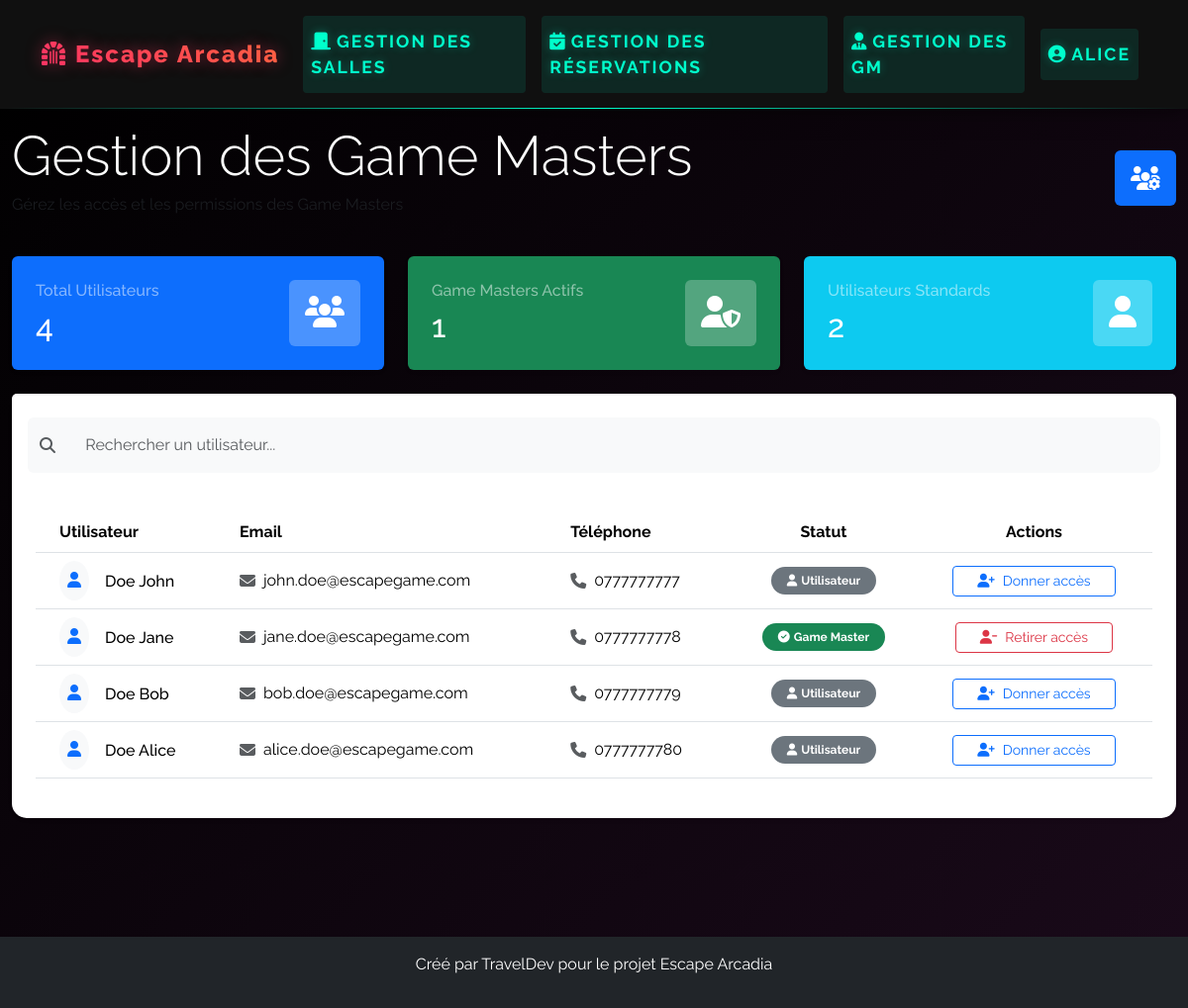
The app's page /index.php?page=gestionGamemasters (signed in) with its own data.
### tables this page shows
CREATE TABLE utilisateurs (
    id INT PRIMARY KEY AUTO_INCREMENT,
    nom VARCHAR(50) NOT NULL,
    prenom VARCHAR(50) NOT NULL,
    email VARCHAR(100) NOT NULL UNIQUE,
    mot_de_passe VARCHAR(255) NOT NULL,
    telephone VARCHAR(15),
    type_utilisateur INT,
    date_inscription DATETIME DEFAULT CURRENT_TIMESTAMP,
    FOREIGN KEY (type_utilisateur) REFERENCES user_type(id)
);

### controllers/affichage/afficherUtilisateur.php (called while the page is built)
<?php
include('bdd/Database.php');
include('models/utilisateur.php');
$utilisateur = new utilisateur($bdd);
$allUsers = $utilisateur->allUtilisateur();
?>

### models/Utilisateur.php (called while the page is built, shortened)
<?php
class Utilisateur
{
	private $bdd;
	function __construct($bdd)
	{
		$this->bdd = $bdd;
	}
	public function allUtilisateur()
	{
		$req = $this->bdd->prepare("SELECT * FROM utilisateurs");
		$req->execute();
		return $req->fetchAll();
	}
}
?>

### views/admin/gestionGamemaster.php (the view, shortened to what this page needs)
<?php
include('controllers/affichage/afficherUtilisateur.php');
?>
<div class="container-fluid py-5">
    <div class="row mb-4">
        <div class="col-12">
            <div class="d-flex justify-content-between align-items-center mb-4">
                <div>
                    <h1 class="display-4 mb-1">Gestion des Game Masters</h1>
                    <p class="text-muted">Gérez les accès et les permissions des Game Masters</p>
                </div>
                <div class="badge bg-primary p-3">
                    <i class="fas fa-users-cog fa-2x"></i>
                </div>
            </div>
            <div class="row mb-4">
                <div class="col-md-4">
                    <div class="card border-0 bg-primary text-white shadow-sm">
                        <div class="card-body p-4">
                            <div class="d-flex justify-content-between align-items-center">
                                <div>
                                    <h6 class="text-white-50 mb-2">Total Utilisateurs</h6>
                                    <h2 class="mb-0"><?= count($allUsers) ?></h2>
                                </div>
                                <div class="bg-white bg-opacity-25 p-3 rounded">
                                    <i class="fas fa-users fa-2x text-white"></i>
                                </div>
                            </div>
                        </div>
                    </div>
                </div>
                <div class="col-md-4">
                    <div class="card border-0 bg-success text-white shadow-sm">
                        <div class="card-body p-4">
                            <div class="d-flex justify-content-between align-items-center">
                                <div>
                                    <h6 class="text-white-50 mb-2">Game Masters Actifs</h6>
                                    <h2 class="mb-0"><?= count(array_filter($allUsers, function($user) { return $user['type_utilisateur'] == 2; })) ?></h2>
                                </div>
                                <div class="bg-white bg-opacity-25 p-3 rounded">
                                    <i class="fas fa-user-shield fa-2x text-white"></i>
                                </div>
                            </div>
                        </div>
                    </div>
                </div>
                <div class="col-md-4">
                    <div class="card border-0 bg-info text-white shadow-sm">
                        <div class="card-body p-4">
                            <div class="d-flex justify-content-between align-items-center">
                                <div>
                                    <h6 class="text-white-50 mb-2">Utilisateurs Standards</h6>
                                    <h2 class="mb-0"><?= count(array_filter($allUsers, function($user) { return $user['type_utilisateur'] == 1; })) ?></h2>
                                </div>
                                <div class="bg-white bg-opacity-25 p-3 rounded">
                                    <i class="fas fa-user fa-2x text-white"></i>
                                </div>
                            </div>
                        </div>
                    </div>
                </div>
            </div>
            <div class="card border-0 shadow-sm" style="border-radius: 15px;">
                <div class="card-header bg-white pt-4 pb-3 border-0">
                    <div class="row align-items-center">
                        <div class="col">
                            <div class="input-group">
                                <span class="input-group-text bg-light border-0">
                                    <i class="fas fa-search text-muted"></i>
                                </span>
                                <input type="text" class="form-control bg-light border-0 py-3" id="searchInput"
                                       placeholder="Rechercher un utilisateur..." aria-label="Rechercher">
                            </div>
                        </div>
                    </div>
                </div>
                <div class="card-body p-4">
                    <div class="table-responsive">
                        <table class="table table-hover align-middle">
                            <thead>
                                <tr>
                                    <th scope="col" class="ps-4">Utilisateur</th>
                                    <th scope="col">Email</th>
                                    <th scope="col">Téléphone</th>
                                    <th scope="col" class="text-center">Statut</th>
                                    <th scope="col" class="text-center">Actions</th>
                                </tr>
                            </thead>
                            <tbody>
                                <?php foreach ($allUsers as $user): ?>
                                <tr class="searchable-item align-middle">
                                    <td class="ps-4">
                                        <div class="d-flex align-items-center">
                                            <div class="bg-light rounded-circle p-2 me-3">
                                                <i class="fas fa-user text-primary"></i>
                                            </div>
                                            <div>
                                                <h6 class="mb-0"><?= htmlspecialchars($user['nom']) ?> <?= htmlspecialchars($user['prenom']) ?></h6>
                                            </div>
                                        </div>
                                    </td>
                                    <td>
                                        <div class="d-flex align-items-center">
                                            <i class="fas fa-envelope text-muted me-2"></i>
                                            <?= htmlspecialchars($user['email']) ?>
                                        </div>
                                    </td>
                                    <td>
                                        <div class="d-flex align-items-center">
                                            <i class="fas fa-phone text-muted me-2"></i>
                                            <?= htmlspecialchars($user['telephone'] ?? 'Non renseigné') ?>
                                        </div>
                                    </td>
                                    <td class="text-center">
                                        <?php if ($user['type_utilisateur'] == 2): ?>
                                            <span class="badge bg-success rounded-pill px-3 py-2">
                                                <i class="fas fa-check-circle me-1"></i>Game Master
                                            </span>
                                        <?php else: ?>
                                            <span class="badge bg-secondary rounded-pill px-3 py-2">
                                                <i class="fas fa-user me-1"></i>Utilisateur
                                            </span>
                                        <?php endif; ?>
                                    </td>
                                    <td class="text-center">
                                        <form method="post" action="controllers/gamemasterController.php" class="d-inline">
                                            <?php if ($user['type_utilisateur'] == 2): ?>
                                                <button type="submit" class="btn btn-outline-danger btn-sm px-4"
                                                        onclick="return confirm('Êtes-vous sûr de vouloir retirer les droits de Game Master à cet utilisateur ?')">
                                                    <i class="fas fa-user-minus me-2"></i>Retirer accès
                                                </button>
                                            <?php else: ?>
                                                <button type="submit" class="btn btn-outline-primary btn-sm px-4">
                                                    <i class="fas fa-user-plus me-2"></i>Donner accès
                                                </button>
                                            <?php endif; ?>
                                        </form>
                                    </td>
                                </tr>
                                <?php endforeach; ?>
                            </tbody>
                        </table>
                    </div>
                </div>
            </div>
        </div>
    </div>
</div>

### css/style.css (style rules this page uses)
:root { --primary-color: #ff3366; --secondary-color: #111111; --accent-color: #00ffcc; --dark-bg: #000000; --light-text: #ffffff; --card-bg: rgba(17, 17, 17, 0.9); --gradient-primary: linear-gradient(45deg, #ff3366, #ff6b3d); --gradient-accent: linear-gradient(45deg, #00ffcc, #00ff9d); --gradient-dark: linear-gradient(to right, #111111, #1a1a1a); --border-glow: 0 0 10px var(--accent-color); --text-glow: 0 0 20px var(--accent-color); }
body { font-family: 'Raleway', sans-serif; background: linear-gradient(135deg, var(--dark-bg), #1a0a1a); color: var(--light-text); min-height: 100vh; padding-top: 76px; }
.form-control, .form-select { background: rgba(0, 0, 0, 0.5); border: 2px solid rgba(0, 255, 204, 0.2); color: var(--light-text); border-radius: 12px; padding: 1rem 1.2rem; font-size: 1rem; transition: all 0.3s ease; width: 100%; }

### records on screen
utilisateurs: type_utilisateur "1", nom "Doe", prenom "John", email "john.doe@escapegame.com", telephone "0777777777", shows "Utilisateur", shows "Donner accès"
utilisateurs: nom "Doe", prenom "Jane", email "jane.doe@escapegame.com", telephone "0777777778", shows "Game Master", shows "Retirer accès"
utilisateurs: nom "Doe", prenom "Bob", email "bob.doe@escapegame.com", telephone "0777777779", shows "Utilisateur", shows "Donner accès"
utilisateurs: nom "Doe", prenom "Alice", email "alice.doe@escapegame.com", telephone "0777777780", shows "Utilisateur", shows "Donner accès"

### other values on screen
$_SESSION['utilisateur']['prenom'] "ALICE"
count($allUsers) "4"
